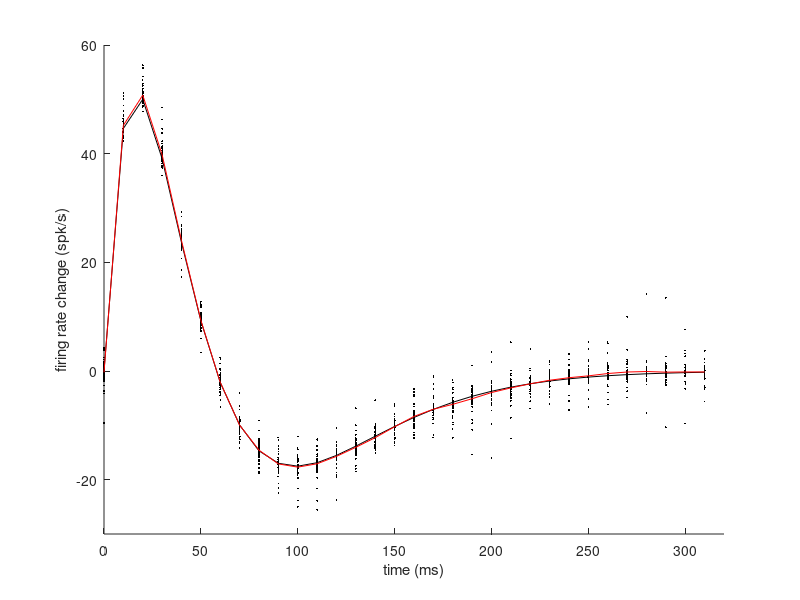
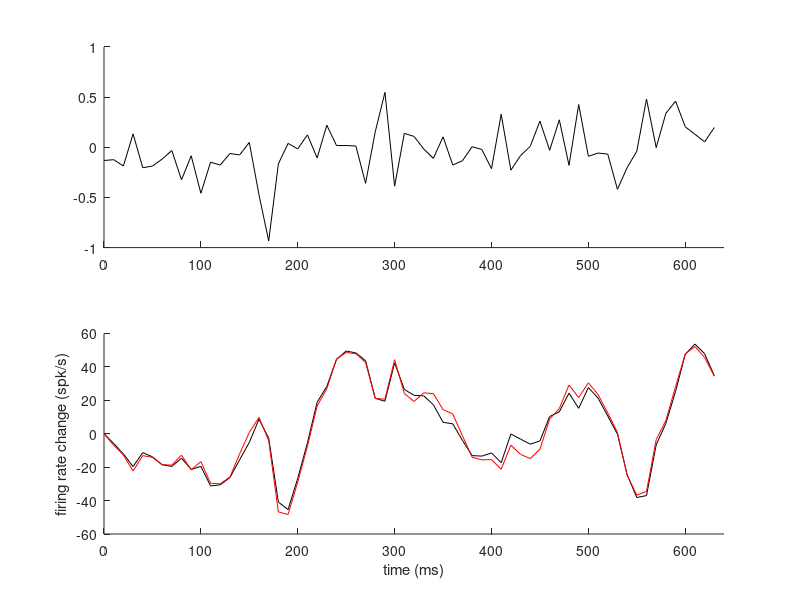
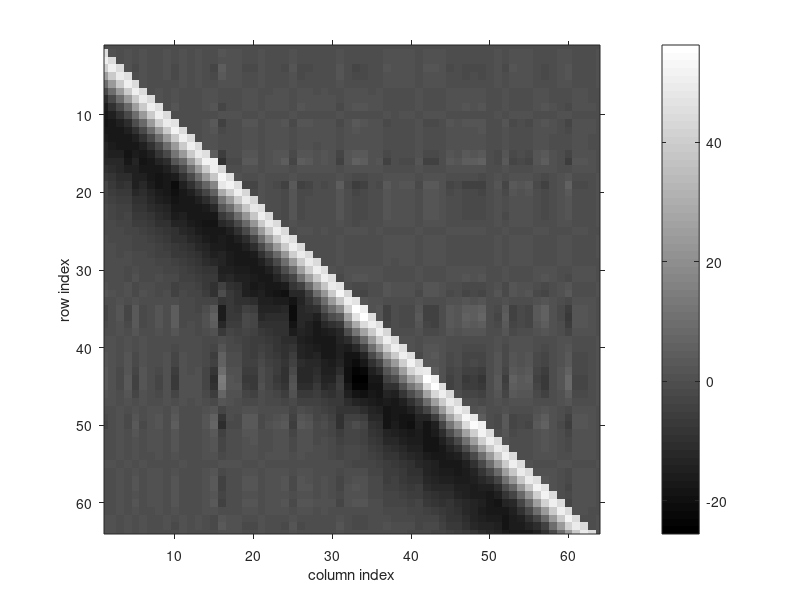

The MATLAB script that drew these images, in order:
%
%  Gabbiani & Cox, Mathematics for Neuroscientists, 2nd ed
%

%%
%linear estimation of LGN transfer function from firing rate
fc = 5.5; %Hz
fc1 = 2*pi*fc*1e-3; %converts to kHz and circular frequency

%sampling step in msec
dt = 10;
fs = 1/(dt*1e-3); %sampling frequency
fn = fs/2; %nyquist frequency
nlgn = 32;
t_lgn = (0:nlgn-1)*dt; %in msec
v_lgn1 = exp(-fc1*t_lgn);
v_lgn = t_lgn.*v_lgn1 - (fc1/2) * (t_lgn.^2) .* v_lgn1;

max_fr = 50;
v_lgn = max_fr*(v_lgn./max(v_lgn));


ni = 128;
nfft = 64;
nw = ni*nfft;
sigma_w = 0.25;
w_n = sigma_w*randn(1,nw);


%the matlab definition of the convolution requires the lgn 
%filter to be first and the stimulus to be second. To get
%no phase delay we need to take the full wave form and truncate
%it, as seen by convolving v_lgn with a [1 0 0 ... 0] sequence
f_v = conv(v_lgn,w_n);
f_v = f_v(1:length(w_n));


%[tlgn,flgn] = tfestimate(w_n,f_v,nfft,nfft/2,nfft,fs,'twosided');
%glgn = real(ifft(tlgn));

%generates an ni by nfft matrix, with each line being
%l_1:  e_1 ... e_nfft
%l_ni: e_((ni-1)*nfft + 1) ... e(ni*nfft)
wn2 = reshape(w_n',nfft,ni)';

%compute the covariance of the WN
cwn2 = cov(wn2);

%compute the covariance of the firing rate
fv2 = zeros(ni,nfft);
for i = 1:ni
    m_inter = conv(v_lgn,wn2(i,:));
    fv2(i,:) = m_inter(1:nfft);
end;

c_fv2_wn2 = fv2(1,:)'*wn2(1,:);
for i = 2:ni
    c_fv2_wn2 = c_fv2_wn2 + fv2(i,:)'*wn2(i,:);
end;

c_fv2_wn2 = c_fv2_wn2/(ni-1);

%compute the reconstruction matrix
h_mat = c_fv2_wn2*inv(cwn2);

h_f1 = figure; 
h_a1 = axes;
%compute the mean across diagonals and plot individual 
%diagonal elements
glgn2 = zeros(1,nlgn);
for i = 1:nlgn
    d_v = diag(h_mat,1-i);
    glgn2(i) = mean(d_v);
    
    line('Parent',h_a1,'XData',t_lgn(i)*ones(size(d_v)),'YData',d_v,...
        'LineStyle','none','Marker','.','MarkerSize',4);    
end;

line('Parent',h_a1,'XData',t_lgn,'YData',v_lgn);
line('Parent',h_a1,'XData',t_lgn,'YData',glgn2,'Color','r');
set(h_a1,'XLim',[0 320],'YLim',[-30 60]);
xlabel(h_a1,'time (ms)');
ylabel(h_a1,'firing rate change (spk/s)');

%%
%test to make sure we got everything right
pred = h_mat*wn2(1,:)';

h_f2 = figure; 
h_a2 = subplot(2,1,1);
h_a3 = subplot(2,1,2);
%plot the raw data and reconstruction
line('Parent',h_a2,'XData',(0:nfft-1)*dt,'YData',wn2(1,:));
line('Parent',h_a3,'XData',(0:nfft-1)*dt,'YData',fv2(1,:));
line('Parent',h_a3,'XData',(0:nfft-1)*dt,'YData',pred,'Color','r');
set(h_a2,'XLim',[0 640]);
set(h_a3,'XLim',[0 640],'YLim',[-60 60]);
xlabel(h_a3,'time (ms)');
ylabel(h_a3,'firing rate change (spk/s)');

%%
h_f3 = figure; 
h_a4 = axes;
colormap('gray');
imagesc(h_mat);
colorbar;
%surf(handles.axes1,h_mat');
%colormap(handles.axes1,'gray');
%axes(handles.axes1);
%view(90,90);
%colorbar;
set(h_a4,'XLim',[1 64],'YLim',[1 64],'TickDir','out');
xlabel(h_a4,'column index');
ylabel(h_a4,'row index');

%print(handles.figure1,'-depsc2','lgn_est5.eps');
